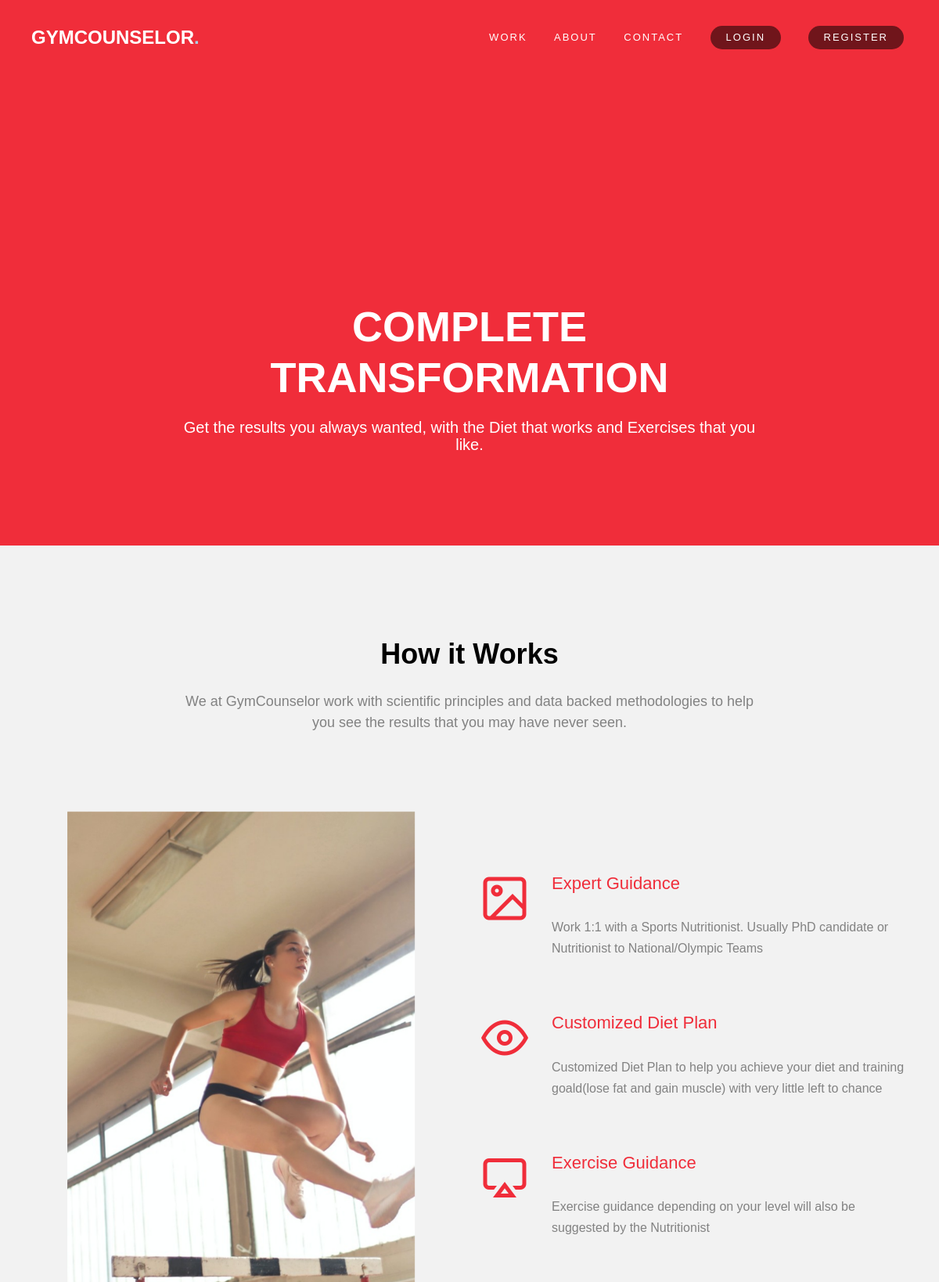
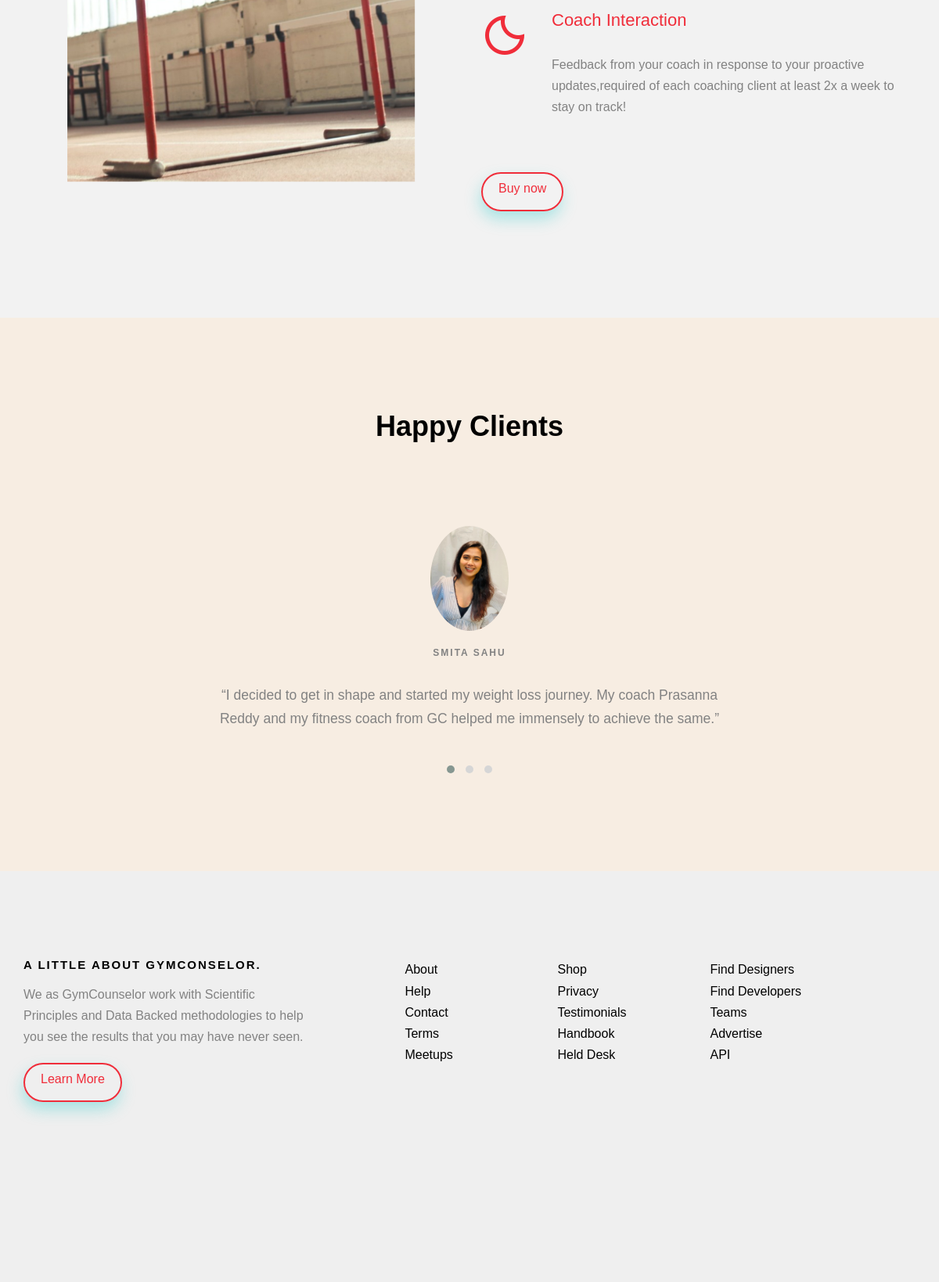
/product/5, run on the app's committed database (2 pictures, top to bottom).
### services/models.py (models this page shows, shortened)
class Service(models.Model):
    name = models.CharField(max_length=120, blank=True, null=True)
    price = models.IntegerField(blank=True, null=True)
    des = models.CharField(max_length=500, blank=True, null=True)
    is_enrolled = models.BooleanField(null=True, blank=True, default=False)
    head1 = models.CharField(max_length=120, blank=True, null=True)
    desc1 = models.CharField(max_length=500, blank=True, null=True)
    head2 = models.CharField(max_length=120, blank=True, null=True)
    desc2 = models.CharField(max_length=500, blank=True, null=True)
    head3 = models.CharField(max_length=120, blank=True, null=True)
    desc3 = models.CharField(max_length=500, blank=True, null=True)
    buyLink = models.CharField(max_length=120, blank=True, null=True)
    img = models.ImageField(blank=True, null=True)

### products/views.py (the view)
# urls.py: path('product/<prod_id>', prod_view, name='prod_detail'),
def prod_view(request, prod_id):
    user = request.user
    try:
        service = Service.objects.get(id=prod_id)
    except:
        service = None
    allService = Service.objects.all()
    context = {
        'title': service.name,
        'product': service,
        'allService': allService,
        'users': user,
    }
    return render(request, 'products/product.html', context)

### templates/products/product.html (shortened to what this page needs)
{% extends 'base/base.html' %}
{% load static %}
{% block content %}
    <nav class="fh5co-nav" style="background-color: #5D5B95; position: initial !important;" role="navigation">
		<div class="top-menu">
			<div class="container">
				<div class="row">
					<div class="col-xs-2">
						<div id="fh5co-logo"><a href="{% url 'home' %}">gymCOUNSELOR<span>.</span></a></div>
					</div>
					<div class="col-xs-10 text-right menu-1">
						<ul>
							<li><a href="{% url 'work' %}">Work</a></li>
							<li><a href="{% url 'about' %}">About</a></li>
							<li><a href="{% url 'contact' %}">Contact</a></li>
                            {% if request.user.is_authenticated %}
                                <li class="btn-cta"><a href="{% url 'dashboard' %}">{{ users.first_name }}</a></li>
                            {% else %}
                                <li class="btn-cta"><a href="{% url 'login' %}"><span>Login</span></a></li>
                                <li class="btn-cta"><a href="{% url 'register' %}"><span>Register</span></a></li>
                            {% endif %}
						</ul>
					</div>
				</div>
			</div>
		</div>
	</nav>
    <header id="fh5co-header" class="fh5co-cover fh5co-cover-sm" role="banner" data-stellar-background-ratio="0.5">
		<div class="overlay"></div>
		<div class="container">
			<div class="row">
				<div class="col-md-8 col-md-offset-2 text-center">
					<div class="display-t">
						<div class="display-tc animate-box" data-animate-effect="fadeIn">
							<h1>{{ product.name }}</h1>
							<h2>{{ product.des }}</h2>
						</div>
					</div>
				</div>
			</div>
		</div>
	</header>	<div id="fh5co-services" class="fh5co-bg-section">
		<div class="container">
			<div class="row animate-box">
				<div class="col-md-8 col-md-offset-2 text-center fh5co-heading">
					<h2>How it Works</h2>
					<p>We at GymCounselor work with scientific principles and data backed methodologies to help you see the results that you may have never seen.</p>
				</div>
			</div>
			<div class="row">
				<div class="col-md-6">
					<div class="test">
						<img class="img-responsive" src="{% static 'images/pcos.jpeg' %}" alt="test">
					</div>
				</div>
				<div class="col-md-6">
					<div class="row services-inner">
						<div class="col-md-12 col-sm-12">
							<div class="feature-center animate-box" data-animate-effect="fadeIn">
								<span class="icon">
									<i class="icon-image"></i>
								</span>
								<h3>Expert Guidance</h3>
								<p>Work 1:1 with a Sports Nutritionist. Usually  PhD candidate or Nutritionist to National/Olympic Teams</p>
							</div>
						</div>
						<div class="col-md-12 col-sm-12">
							<div class="feature-center animate-box" data-animate-effect="fadeIn">
								<span class="icon">
									<i class="icon-eye"></i>
								</span>
								<h3>Customized Diet Plan</h3>
								<p>Customized Diet Plan to help you achieve your diet and training goald(lose fat and gain muscle) with very little left to chance</p>
							</div>
						</div>
						<div class="col-md-12 col-sm-12">
							<div class="feature-center animate-box" data-animate-effect="fadeIn">
								<span class="icon">
									<i class="icon-air-play"></i>
								</span>
								<h3>Exercise Guidance</h3>
								<p>Exercise guidance depending on your level will also be suggested by the Nutritionist</p>
							</div>
						</div>
						<div class="col-md-12 col-sm-12">
							<div class="feature-center animate-box" data-animate-effect="fadeIn">
								<span class="icon">
									<i class="icon-moon"></i>
								</span>
								<h3>Coach Interaction</h3>
								<p>Feedback from your coach in response to your proactive updates,required of each coaching client at least 2x a week to stay on track!</p>
							</div>
											<p><a class="btn btn-primary btn-outline with-arrow" href="https://rzp.io/l/month-diet-plan">Buy now </a></p>
						</div>
					</div>
				</div>
			</div>
		</div>
	</div>
	<div id="fh5co-testimonial" class="fh5co-bg-section">
		<div class="container">
			<div class="row animate-box">
				<div class="col-md-8 col-md-offset-2 text-center fh5co-heading">
					<h2>Happy Clients</h2>
				</div>
			</div>
			<div class="row">
				<div class="col-md-10 col-md-offset-1">
					<div class="row animate-box">
						<div class="owl-carousel owl-carousel-fullwidth">
							<div class="item">
								<div class="testimony-slide active text-center">
									<figure>
										<img src="{% static 'images/rev1.jpeg' %}" >
									</figure>
									<span>Smita Sahu</span>
									<blockquote>
										<p>&ldquo;I decided to get in shape and started my weight loss journey. My coach Prasanna Reddy and my fitness coach from GC helped me immensely to achieve the same.&rdquo;</p>
									</blockquote>
								</div>
							</div>
						</div>
					</div>
				</div>
			</div>
		</div>
	</div>
	<footer id="fh5co-footer" role="contentinfo">
		<div class="container">
			<div class="row row-pb-md">
				<div class="col-md-4 fh5co-widget">
					<h3>A Little About GYMCONSELOR.</h3>
					<p>We as GymCounselor work with Scientific Principles and Data Backed methodologies to help you see the results that you may have never seen.</p>
					<p><a class="btn btn-primary btn-outline with-arrow" href="/about">Learn More </a></p>
				</div>
				<div class="col-md-2 col-sm-4 col-xs-6 col-md-push-1">
					<ul class="fh5co-footer-links">
						<li><a href="#">About</a></li>
						<li><a href="#">Help</a></li>
						<li><a href="#">Contact</a></li>
						<li><a href="#">Terms</a></li>
						<li><a href="#">Meetups</a></li>
					</ul>
				</div>
				<div class="col-md-2 col-sm-4 col-xs-6 col-md-push-1">
					<ul class="fh5co-footer-links">
						<li><a href="#">Shop</a></li>
						<li><a href="#">Privacy</a></li>
						<li><a href="#">Testimonials</a></li>
						<li><a href="#">Handbook</a></li>
						<li><a href="#">Held Desk</a></li>
					</ul>
				</div>
				<div class="col-md-2 col-sm-4 col-xs-6 col-md-push-1">
					<ul class="fh5co-footer-links">
						<li><a href="#">Find Designers</a></li>
						<li><a href="#">Find Developers</a></li>
						<li><a href="#">Teams</a></li>
						<li><a href="#">Advertise</a></li>
						<li><a href="#">API</a></li>
					</ul>
				</div>
			</div>
		</div>
	</footer>
{% endblock %}

### static/CSS/main.css (style rules this page uses)
html, body, div, span, applet, object, iframe, h1, h2, h3, h4, h5, h6, p, blockquote, pre, a, abbr, acronym, address, big, cite, code, del, dfn, em, img, ins, kbd, q, s, samp, small, strike, strong, sub, sup, tt, var, b, u, i, center, dl, dt, dd, ol, ul, li, fieldset, form, label, legend, table, caption, tbody, tfoot, thead, tr, th, td, article, aside, canvas, details, embed, figure, figcaption, footer, header, hgroup, menu, nav, output, ruby, section, summary, time, mark, audio, video { margin: 0; padding: 0; border: 0; font-size: 100%; font: inherit; vertical-align: baseline; }
article, aside, details, figcaption, figure, footer, header, hgroup, menu, nav, section { display: block; }
body { line-height: 1; }
ol, ul { list-style: none; }
blockquote, q { quotes: none; }
blockquote:before, blockquote:after, q:before, q:after { content: ''; content: none; }

### static/CSS/register.css (style rules this page uses)
body { font-family: "Open Sans", Arial, sans-serif; line-height: 1.5; font-size: 16px; color: #848484; background-color: #f0f0f0; }
a { color: #33cccc; -moz-transition: all 0.3s ease; -o-transition: all 0.3s ease; -webkit-transition: all 0.3s ease; -ms-transition: all 0.3s ease; transition: all 0.3s ease; }
.btn-primary { height: 50px; padding-right: 20px; padding-left: 20px; border: none; background: #33cccc; color: #ffffff; -webkit-box-shadow: -2px 10px 20px -1px rgba(51, 204, 204, 0.4); -moz-box-shadow: -2px 10px 20px -1px rgba(51, 204, 204, 0.4); -o-box-shadow: -2px 10px 20px -1px rgba(51, 204, 204, 0.4); box-shadow: -2px 10px 20px -1px rgba(51, 204, 204, 0.4); }

### static/CSS/icomoon.css (style rules this page uses)
[class^="icon-"], [class*=" icon-"] { font-family: 'icomoon' !important; speak: none; font-style: normal; font-weight: normal; font-variant: normal; text-transform: none; line-height: 1; -webkit-font-smoothing: antialiased; -moz-osx-font-smoothing: grayscale; }
.icon-eye:before { content: "\e000"; }
.icon-image:before { content: "\e010"; }
.icon-air-play:before { content: "\e016"; }
.icon-moon:before { content: "\e061"; }

### data on the page
Service: name "COMPLETE TRANSFORMATION", des "Get the results you always wanted, with the Diet that works and Exercises that you like."
